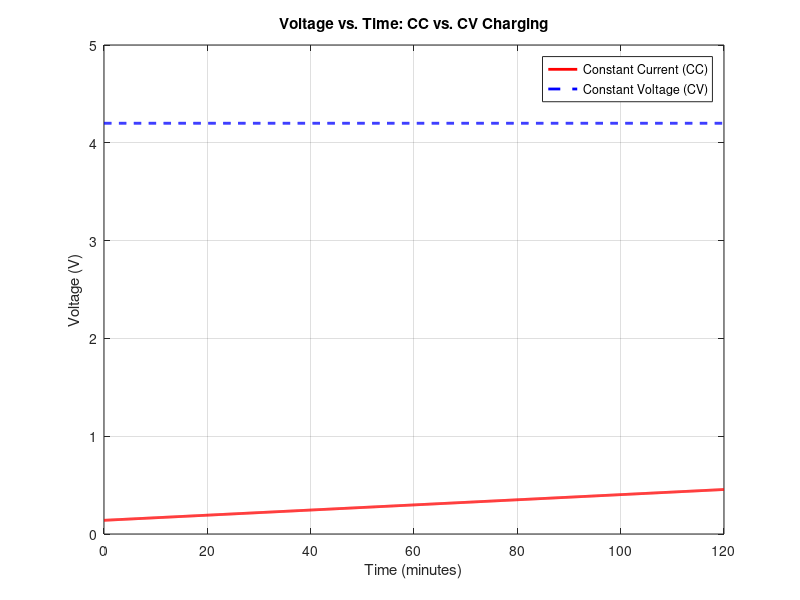
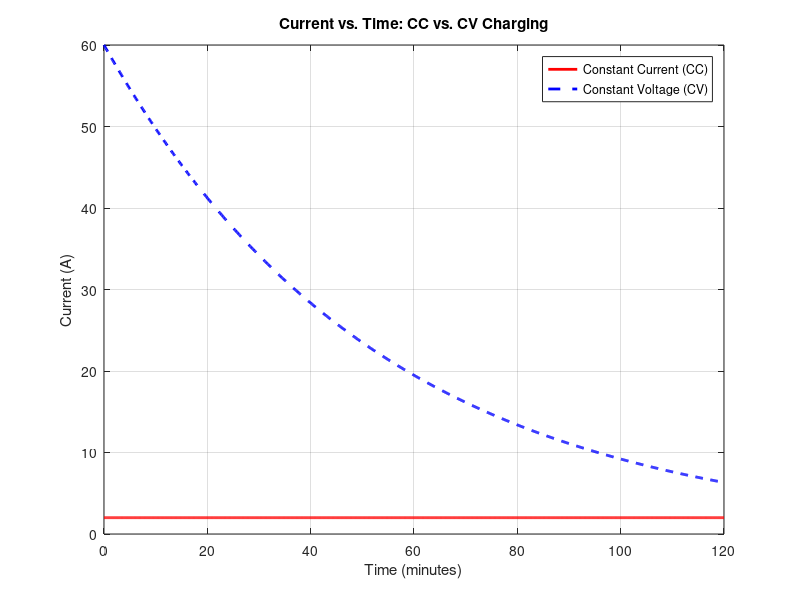

Reproduce these figures in MATLAB, in order.
%% 
% _Constant Current-Constant Voltage Comparisons_
% 
% The final section of this project compared Constant Current (CC) and Constant 
% Voltage (CV) charging models. The model illustrates how much energy is delivered, 
% and how long it takes to charge the same battery given CC or CV conditions.

Vmax = 4.2;       
R = 0.07;        
RC = 3200;      
C = RC / R;      
I_const = 2;      
T_end = 7200;    
t = linspace(0, T_end, 1000); 

V_target = 0.99 * Vmax;

V_CC = I_const * R + (I_const / C) * t;
V_CC(V_CC > Vmax) = Vmax;
I_CC = I_const * ones(size(t));

t_CC_end = min(C * (V_target - I_const * R) / I_const, T_end);

E_CC = integral(@(t) I_const .* (I_const * R + I_const * t / C), 0, t_CC_end);

I_CV = @(t) (Vmax / R) * exp(-t / (R * C));
V_CV = Vmax * ones(size(t));

I_threshold = 0.05;  
t_CV_end = -log(I_threshold * R / Vmax) * (R * C);
t_CV_end = min(t_CV_end, T_end); 

E_CV = integral(@(t) Vmax .* I_CV(t), 0, t_CV_end);

figure;
plot(t/60, V_CC, 'r', 'LineWidth', 2); hold on;
plot(t/60, V_CV, 'b--', 'LineWidth', 2);
xlabel('Time (minutes)');
ylabel('Voltage (V)');
title('Voltage vs. Time: CC vs. CV Charging');
legend('Constant Current (CC)', 'Constant Voltage (CV)');
grid on;

I_CV_vals = I_CV(t);
figure;
plot(t/60, I_CC, 'r', 'LineWidth', 2); hold on;
plot(t/60, I_CV_vals, 'b--', 'LineWidth', 2);
xlabel('Time (minutes)');
ylabel('Current (A)');
title('Current vs. Time: CC vs. CV Charging');
legend('Constant Current (CC)', 'Constant Voltage (CV)');
grid on;

fprintf('\nCharging Summary:\n');

fprintf('Constant Current (CC):\n');
fprintf('Charging Time: %.1f minutes\n', t_CC_end / 60);
fprintf('Energy Delivered: %.2f J\n', E_CC);

fprintf('\nConstant Voltage (CV):\n');
fprintf('Charging Time (to %.2f A): %.1f minutes\n', I_threshold, t_CV_end / 60);
fprintf('Energy Delivered: %.2f J\n', E_CV);